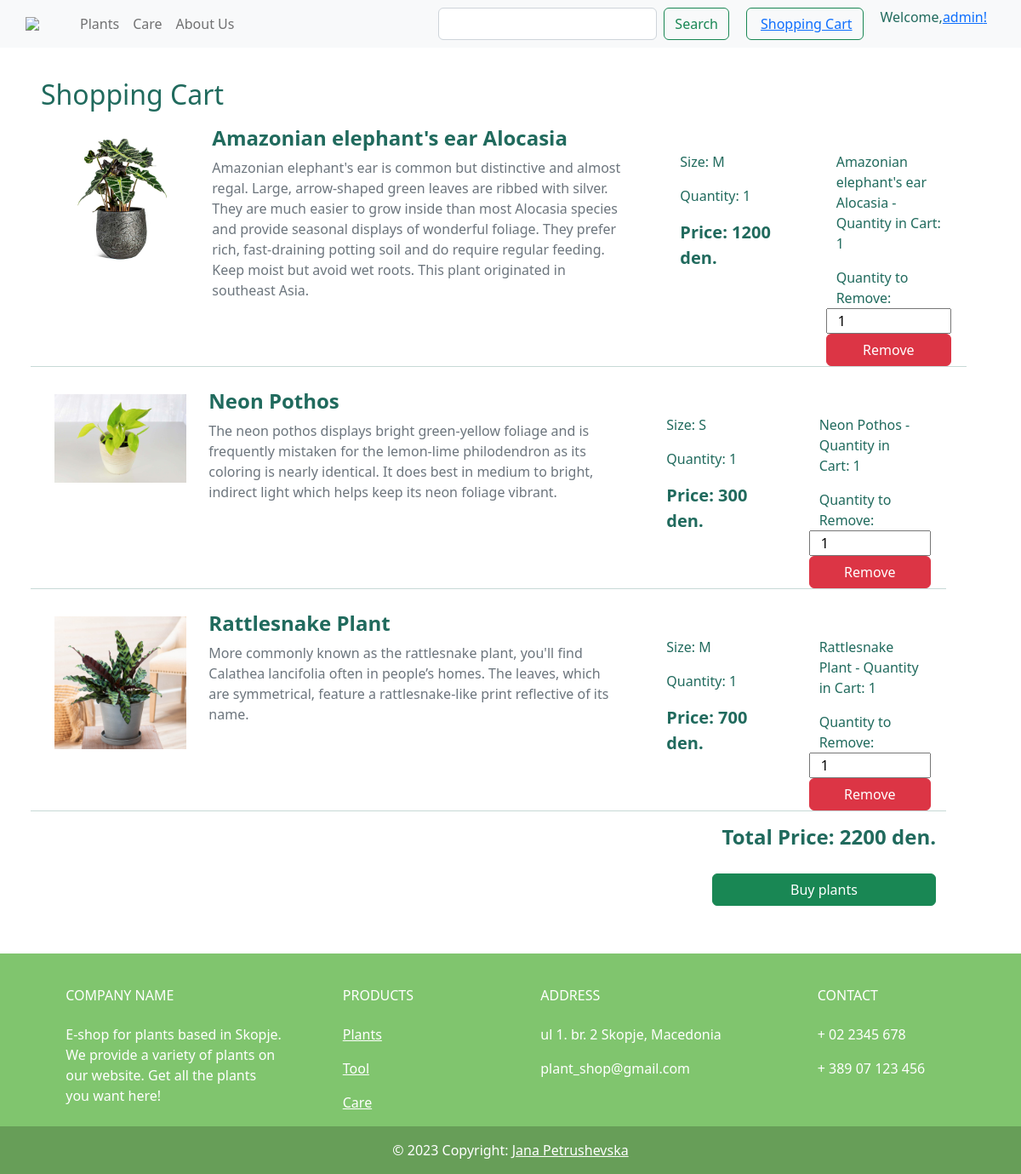
Page /shoppingCart/ (signed in) on the committed database.
### PlantShopApp/models.py (models this page shows, shortened)
class PlantInShoppingCart(models.Model):
    shoppingCart = models.ForeignKey(ShoppingCart, on_delete=models.CASCADE)
    plant = models.ForeignKey(Plant, on_delete=models.CASCADE)
    quantity = models.PositiveIntegerField()

class Plant(models.Model):
    code = models.AutoField(primary_key=True)
    name = models.CharField(max_length=50)
    description = models.TextField()
    user = models.ForeignKey(User, on_delete=models.CASCADE)
    category = models.ForeignKey(Category, on_delete=models.CASCADE)
    price = models.IntegerField()
    size = models.CharField(max_length=1)
    availableQuantity = models.IntegerField()
    available = models.BooleanField(default=False)
    photo = models.ImageField(upload_to="photos/", blank=True, null=True)

### PlantShopApp/views.py (the view)
# urls.py: path('shoppingCart/', shoppingCart, name='shoppingCart'),
def shoppingCart(request):
    if request.user.is_authenticated:
        shopping_cart_items = PlantInShoppingCart.objects.filter(shoppingCart__user=request.user)
        total_price = sum(item.quantity * item.plant.price for item in shopping_cart_items)
        context = {
            'shopping_cart_items': shopping_cart_items,
            'total': total_price
        }
        return render(request, 'shoppingCart.html', context)
    else:
        return render(request, 'shoppingCart.html')

### PlantShopApp/context_processors.py (called while the page is built)
def user_context(request):
    return {'user': request.user}

### templates/shoppingCart.html (shortened to what this page needs)
{% extends 'base.html' %}
{% block content %}
   <div class="container m-3">
        <div class="row d-flex" style="padding: 20px;">
            <h2>Shopping Cart</h2>
            {% if user.is_authenticated %}
                {% if total %}
                     <form method="post">
                    {% for item in shopping_cart_items %}
                        <div class="row">
                            <div class="col-md-2 how-img">
                                <img class="card-img-top m-3" src="{{ item.plant.photo.url }}" alt="{{ item.plant.name }} Photo">
                            </div>
                            <div class="col-md-6" style="padding: 10px 30px 0px 30px;">
                                <h4><b>{{ item.plant.name }}</b></h4>
                                <p class="text-muted">{{ item.plant.description }}</p>
                            </div>
                            <div class="col-md-2" style="padding: 40px 30px 0px 30px;">
                                <p>Size: {{ item.plant.size }}</p>
                                <p>Quantity: {{ item.quantity }}</p>
                                <p style="font-size: 20px;"><b>Price: {{ item.plant.price }} den. </b></p>
                            </div>
                            <div class="col-md-2" style="padding: 40px 30px 0px 30px;">
                                <form method="post">
                                    <div class="row">
                                        <p>{{ item.plant.name }} - Quantity in Cart: {{ item.quantity }}</p>
                                        <label for="quantity">Quantity to Remove:</label>
                                        <input type="number" name="quantity" min="1" max="{{ item.quantity }}" value="1">
                                        <button type="submit" formaction="{% url 'remove_from_cart' item.id %}" class="btn btn-danger">Remove</button>
                                    </div>
                                </form>
                            </div>
                            <hr>
                        </div>
                    {% endfor %}
                    </form>
                    <div class="row">
                        <div class="col-md-6 offset-md-6" style="text-align: right;">
                            <h4><b>Total Price: {{ total }} den.</b></h4>
                        </div>
                    </div>
                    <div class="row">
                        <div class="col-md-12 text-right" style="text-align: right;">
                            <a href="{% url 'checkout' %}" class="btn btn-success col-3" style="margin: 20px 0px;">Buy plants</a>
                        </div>
                    </div>
                {% else %}
                    <p>Your shopping cart is empty!</p>
                {% endif %}
            {% else %}
                <p>You are not logged in. Please <a href="{% url 'login' %}">login</a> to continue.</p>
            {% endif %}
        </div>
    </div>
{% endblock %}

### templates/base.html (shortened to what this page needs)
<!DOCTYPE html>
<html lang="en">
<head>
    <link href="https://cdn.jsdelivr.net/npm/bootstrap@5.2.0-beta1/dist/css/bootstrap.min.css" rel="stylesheet">
</head>
<body>
        <nav class="navbar navbar-expand-lg navbar-light bg-light">
            <div class="container-fluid" style="padding:0px 30px">
                <a href="/">
                    <img class="navbar-brand"  style="width:50px" src="https://media.istockphoto.com/id/1045368738/vector/element-for-eco-and-bio-logo-green-leaf-icon.jpg?s=612x612&w=0&k=20&c=to_4wqJ7n2TGG5mOi7YKVQ7kwaChXWReMtzkS6zezSc=">
                </a>
                <div class="collapse navbar-collapse" id="navbarSupportedContent">
                    <ul class="navbar-nav me-auto mb-2 mb-lg-0 ms-lg-4">
                        <li class="nav-item"><a class="nav-link" aria-current="page" href="/plants/">Plants</a></li>
                        <li class="nav-item"><a class="nav-link" href="/care/">Care</a></li>
                        <li class="nav-item"><a class="nav-link" href="/aboutus/">About Us</a></li>
                    </ul>
                    <form class="d-flex" style="padding: 0px 10px" method="GET" action="{% url 'search_plants' %}">
                        <input class="form-control me-2" type="search" name="query" aria-label="Search">
                        <button class="btn btn-outline-success" type="submit">Search</button>
                    </form>
                    <form class="d-flex" style="padding: 0px 10px">
                        <button class="btn btn-outline-success" type="submit">
                            <a href="/shoppingCart/">
                                Shopping Cart
                            </a>
                        </button>
                    </form>
                    <form class="d-flex" style="padding: 0px 10px">
                        {% if user.is_authenticated %}
                            <p>Welcome,</p>
                            <a href="{% url 'profile' %}">{{ user.username }}!</a>
                        {% else %}
                            <a href="{% url 'login' %}">Login</a>
                        {% endif %}
                    </form>
                </div>
            </div>
        </nav>
        <div class="content">
            {% block content %}
            {% endblock %}
        </div>
        <div style="width: 100%;">
          <footer
                  class="text-center text-lg-start text-white"
                  style="background-color: #80C56E"
                  >
            <div class="container p-4 pb-0">
              <section class="">
                <div class="row">
                  <div class="col-md-3 col-lg-3 col-xl-3 mx-auto mt-3">
                    <h6 class="text-uppercase mb-4 font-weight-bold">
                      Company name
                    </h6>
                    <p>
                        E-shop for plants based in Skopje.
                        We provide a variety of plants on our website.
                        Get all the plants you want here!
                    </p>
                  </div>
                  <div class="col-md-2 col-lg-2 col-xl-2 mx-auto mt-3">
                    <h6 class="text-uppercase mb-4 font-weight-bold">Products</h6>
                    <p>
                      <a class="text-white">Plants</a>
                    </p>
                    <p>
                      <a class="text-white">Tool</a>
                    </p>
                    <p>
                      <a class="text-white">Care</a>
                    </p>
                  </div>
                  <div class="col-md-4 col-lg-3 col-xl-3 mx-auto mt-3">
                    <h6 class="text-uppercase mb-4 font-weight-bold">Address</h6>
                    <p> ul 1. br. 2 Skopje, Macedonia</p>
                    <p> plant_shop@gmail.com</p>
                  </div>
                  <div class="col-md-3 col-lg-2 col-xl-2 mx-auto mt-3">
                    <h6 class="text-uppercase mb-4 font-weight-bold">Contact</h6>
                        <p> + 02 2345 678 </p>
                        <p> + 389 07 123 456</p>
                  </div>
                </div>
              </section>
            </div>
            <div
                 class="text-center p-3"
                 style="background-color: rgba(0, 0, 0, 0.2)"
                 >
              © 2023 Copyright:
              <a class="text-white" href="https://mdbootstrap.com/">
                  Jana Petrushevska
              </a>
            </div>
          </footer>
        </div>
</body>

### templates/base.html (style rules this page uses)
body { color: #206A5D; }

### rows in the picture
PlantInShoppingCart: plant.photo (picture), plant.name "Amazonian elephant's ear Alocasia", plant.description "Amazonian elephant's ear is common but distinctive and almost regal. Large, arrow-shaped green leaves are ribbed with silver. They are much easier to grow inside than most Alocasia species and provide seasonal displays of wonderful foliage. They prefer rich, fast-draining potting soil and do require regular feeding. Keep moist but avoid wet roots. This plant originated in southeast Asia.", plant.size "M", quantity "1", plant.price "1200"
PlantInShoppingCart: plant.photo (picture), plant.name "Neon Pothos", plant.description "The neon pothos displays bright green-yellow foliage and is frequently mistaken for the lemon-lime philodendron as its coloring is nearly identical. It does best in medium to bright, indirect light which helps keep its neon foliage vibrant.", plant.size "S", quantity "1", plant.price "300"
PlantInShoppingCart: plant.photo (picture), plant.name "Rattlesnake Plant", plant.description "More commonly known as the rattlesnake plant, you'll find Calathea lancifolia often in people’s homes. The leaves, which are symmetrical, feature a rattlesnake-like print reflective of its name.", plant.size "M", quantity "1", plant.price "700"

### other values in the picture
{{ user.username }} "admin"
{{ total }} "2200"
